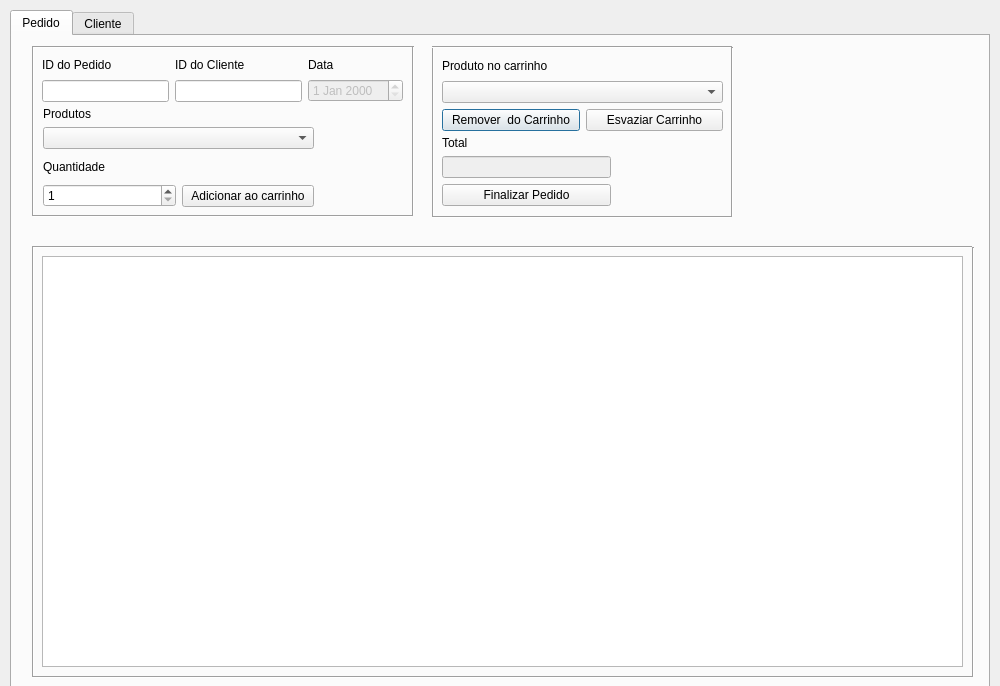
<?xml version="1.0" encoding="UTF-8"?>
<ui version="4.0">
 <class>AreaCliente</class>
 <widget class="QDialog" name="AreaCliente">
  <property name="geometry">
   <rect>
    <x>0</x>
    <y>0</y>
    <width>1000</width>
    <height>686</height>
   </rect>
  </property>
  <property name="windowTitle">
   <string>ÁREA DO CLIENTE</string>
  </property>
  <widget class="QTabWidget" name="tabWidget">
   <property name="geometry">
    <rect>
     <x>10</x>
     <y>10</y>
     <width>980</width>
     <height>701</height>
    </rect>
   </property>
   <property name="currentIndex">
    <number>0</number>
   </property>
   <widget class="QWidget" name="tabPedido">
    <attribute name="title">
     <string>Pedido</string>
    </attribute>
    <widget class="QWidget" name="layoutWidget">
     <property name="geometry">
      <rect>
       <x>30</x>
       <y>20</y>
       <width>361</width>
       <height>46</height>
      </rect>
     </property>
     <layout class="QHBoxLayout" name="horizontalLayout_4">
      <item>
       <layout class="QVBoxLayout" name="verticalLayout_9">
        <item>
         <widget class="QLabel" name="label_3">
          <property name="text">
           <string>ID do Pedido</string>
          </property>
         </widget>
        </item>
        <item>
         <widget class="QLineEdit" name="lineEditACPIDPedido"/>
        </item>
       </layout>
      </item>
      <item>
       <layout class="QVBoxLayout" name="verticalLayout_8">
        <item>
         <widget class="QLabel" name="label_4">
          <property name="text">
           <string>ID do Cliente</string>
          </property>
         </widget>
        </item>
        <item>
         <widget class="QLineEdit" name="lineEditACPIDCliente"/>
        </item>
       </layout>
      </item>
      <item>
       <layout class="QVBoxLayout" name="verticalLayout_7">
        <item>
         <widget class="QLabel" name="label_2">
          <property name="text">
           <string>Data</string>
          </property>
         </widget>
        </item>
        <item>
         <widget class="QDateEdit" name="dateEditACPData">
          <property name="enabled">
           <bool>false</bool>
          </property>
         </widget>
        </item>
       </layout>
      </item>
     </layout>
    </widget>
    <widget class="QWidget" name="layoutWidget">
     <property name="geometry">
      <rect>
       <x>31</x>
       <y>70</y>
       <width>271</width>
       <height>43</height>
      </rect>
     </property>
     <layout class="QVBoxLayout" name="verticalLayout_10">
      <item>
       <widget class="QLabel" name="label_5">
        <property name="text">
         <string>Produtos</string>
        </property>
       </widget>
      </item>
      <item>
       <widget class="QComboBox" name="comboBoxACPProdutos"/>
      </item>
     </layout>
    </widget>
    <widget class="QWidget" name="layoutWidget">
     <property name="geometry">
      <rect>
       <x>430</x>
       <y>20</y>
       <width>281</width>
       <height>75</height>
      </rect>
     </property>
     <layout class="QVBoxLayout" name="verticalLayout_12">
      <item>
       <widget class="QLabel" name="label_7">
        <property name="text">
         <string>Produto no carrinho</string>
        </property>
       </widget>
      </item>
      <item>
       <widget class="QComboBox" name="comboBoxACPCarrinho"/>
      </item>
      <item>
       <layout class="QHBoxLayout" name="horizontalLayout_5">
        <item>
         <widget class="QPushButton" name="pushButtonACPERemoverCarrinho">
          <property name="text">
           <string>Remover  do Carrinho</string>
          </property>
          <property name="icon">
           <iconset resource="Recursos.qrc">
            <normaloff>:/img/img/rmcarrinho.png</normaloff>:/img/img/rmcarrinho.png</iconset>
          </property>
         </widget>
        </item>
        <item>
         <widget class="QPushButton" name="pushButtonACPEsvaziarCarrinho">
          <property name="text">
           <string>Esvaziar Carrinho</string>
          </property>
          <property name="icon">
           <iconset resource="Recursos.qrc">
            <normaloff>:/img/img/clscarrinho.png</normaloff>:/img/img/clscarrinho.png</iconset>
          </property>
         </widget>
        </item>
       </layout>
      </item>
     </layout>
    </widget>
    <widget class="QWidget" name="layoutWidget">
     <property name="geometry">
      <rect>
       <x>430</x>
       <y>100</y>
       <width>169</width>
       <height>70</height>
      </rect>
     </property>
     <layout class="QVBoxLayout" name="verticalLayout_13">
      <item>
       <widget class="QLabel" name="label">
        <property name="text">
         <string>Total</string>
        </property>
       </widget>
      </item>
      <item>
       <widget class="QLineEdit" name="lineEditACPTotal">
        <property name="enabled">
         <bool>false</bool>
        </property>
       </widget>
      </item>
      <item>
       <widget class="QPushButton" name="pushButtonACPFinalizarPedido">
        <property name="text">
         <string>Finalizar Pedido</string>
        </property>
       </widget>
      </item>
     </layout>
    </widget>
    <widget class="QTextBrowser" name="textBrowserACPCarrinho">
     <property name="enabled">
      <bool>true</bool>
     </property>
     <property name="geometry">
      <rect>
       <x>30</x>
       <y>220</y>
       <width>921</width>
       <height>411</height>
      </rect>
     </property>
    </widget>
    <widget class="Line" name="line">
     <property name="geometry">
      <rect>
       <x>20</x>
       <y>10</y>
       <width>380</width>
       <height>3</height>
      </rect>
     </property>
     <property name="orientation">
      <enum>Qt::Horizontal</enum>
     </property>
    </widget>
    <widget class="Line" name="line_2">
     <property name="geometry">
      <rect>
       <x>20</x>
       <y>10</y>
       <width>3</width>
       <height>170</height>
      </rect>
     </property>
     <property name="orientation">
      <enum>Qt::Vertical</enum>
     </property>
    </widget>
    <widget class="Line" name="line_3">
     <property name="geometry">
      <rect>
       <x>21</x>
       <y>179</y>
       <width>380</width>
       <height>3</height>
      </rect>
     </property>
     <property name="orientation">
      <enum>Qt::Horizontal</enum>
     </property>
    </widget>
    <widget class="Line" name="line_4">
     <property name="geometry">
      <rect>
       <x>400</x>
       <y>10</y>
       <width>3</width>
       <height>170</height>
      </rect>
     </property>
     <property name="orientation">
      <enum>Qt::Vertical</enum>
     </property>
    </widget>
    <widget class="Line" name="line_5">
     <property name="geometry">
      <rect>
       <x>20</x>
       <y>210</y>
       <width>940</width>
       <height>3</height>
      </rect>
     </property>
     <property name="orientation">
      <enum>Qt::Horizontal</enum>
     </property>
    </widget>
    <widget class="Line" name="line_6">
     <property name="geometry">
      <rect>
       <x>20</x>
       <y>210</y>
       <width>3</width>
       <height>430</height>
      </rect>
     </property>
     <property name="orientation">
      <enum>Qt::Vertical</enum>
     </property>
    </widget>
    <widget class="Line" name="line_7">
     <property name="geometry">
      <rect>
       <x>420</x>
       <y>10</y>
       <width>3</width>
       <height>170</height>
      </rect>
     </property>
     <property name="orientation">
      <enum>Qt::Vertical</enum>
     </property>
    </widget>
    <widget class="Line" name="line_8">
     <property name="geometry">
      <rect>
       <x>20</x>
       <y>640</y>
       <width>940</width>
       <height>3</height>
      </rect>
     </property>
     <property name="orientation">
      <enum>Qt::Horizontal</enum>
     </property>
    </widget>
    <widget class="Line" name="line_9">
     <property name="geometry">
      <rect>
       <x>960</x>
       <y>211</y>
       <width>3</width>
       <height>430</height>
      </rect>
     </property>
     <property name="orientation">
      <enum>Qt::Vertical</enum>
     </property>
    </widget>
    <widget class="QLabel" name="label_14">
     <property name="enabled">
      <bool>false</bool>
     </property>
     <property name="geometry">
      <rect>
       <x>439</x>
       <y>439</y>
       <width>81</width>
       <height>61</height>
      </rect>
     </property>
     <property name="text">
      <string/>
     </property>
     <property name="pixmap">
      <pixmap resource="Recursos.qrc">:/img/img/cesta.png</pixmap>
     </property>
     <property name="scaledContents">
      <bool>true</bool>
     </property>
    </widget>
    <widget class="Line" name="line_10">
     <property name="geometry">
      <rect>
       <x>420</x>
       <y>10</y>
       <width>300</width>
       <height>3</height>
      </rect>
     </property>
     <property name="orientation">
      <enum>Qt::Horizontal</enum>
     </property>
    </widget>
    <widget class="Line" name="line_11">
     <property name="geometry">
      <rect>
       <x>420</x>
       <y>180</y>
       <width>300</width>
       <height>3</height>
      </rect>
     </property>
     <property name="orientation">
      <enum>Qt::Horizontal</enum>
     </property>
    </widget>
    <widget class="Line" name="line_12">
     <property name="geometry">
      <rect>
       <x>719</x>
       <y>11</y>
       <width>3</width>
       <height>170</height>
      </rect>
     </property>
     <property name="orientation">
      <enum>Qt::Vertical</enum>
     </property>
    </widget>
    <widget class="QWidget" name="layoutWidget">
     <property name="geometry">
      <rect>
       <x>31</x>
       <y>120</y>
       <width>271</width>
       <height>51</height>
      </rect>
     </property>
     <layout class="QHBoxLayout" name="horizontalLayout_6">
      <item>
       <layout class="QVBoxLayout" name="verticalLayout_11">
        <item>
         <widget class="QLabel" name="label_6">
          <property name="text">
           <string>Quantidade</string>
          </property>
         </widget>
        </item>
        <item>
         <widget class="QSpinBox" name="spinBoxACPQuantidade">
          <property name="minimum">
           <number>1</number>
          </property>
          <property name="maximum">
           <number>100000</number>
          </property>
         </widget>
        </item>
       </layout>
      </item>
      <item>
       <layout class="QVBoxLayout" name="verticalLayout_14">
        <item>
         <widget class="QLabel" name="label_8">
          <property name="text">
           <string/>
          </property>
         </widget>
        </item>
        <item>
         <widget class="QPushButton" name="pushButtonACPAdicionarCarrinho">
          <property name="text">
           <string>Adicionar ao carrinho</string>
          </property>
          <property name="icon">
           <iconset resource="Recursos.qrc">
            <normaloff>:/img/img/addcarrinho.png</normaloff>:/img/img/addcarrinho.png</iconset>
          </property>
          <property name="iconSize">
           <size>
            <width>16</width>
            <height>16</height>
           </size>
          </property>
          <property name="flat">
           <bool>false</bool>
          </property>
         </widget>
        </item>
       </layout>
      </item>
     </layout>
    </widget>
   </widget>
   <widget class="QWidget" name="tabCliente">
    <attribute name="title">
     <string>Cliente</string>
    </attribute>
    <widget class="QWidget" name="layoutWidget">
     <property name="geometry">
      <rect>
       <x>30</x>
       <y>20</y>
       <width>421</width>
       <height>273</height>
      </rect>
     </property>
     <layout class="QVBoxLayout" name="verticalLayout_4">
      <item>
       <layout class="QVBoxLayout" name="verticalLayout">
        <item>
         <widget class="QLabel" name="label_9">
          <property name="text">
           <string>&lt;html&gt;&lt;head/&gt;&lt;body&gt;&lt;p&gt;ID&lt;/p&gt;&lt;/body&gt;&lt;/html&gt;</string>
          </property>
         </widget>
        </item>
        <item>
         <layout class="QHBoxLayout" name="horizontalLayout_2">
          <item>
           <widget class="QLineEdit" name="lineEditACCID"/>
          </item>
          <item>
           <spacer name="horizontalSpacer">
            <property name="orientation">
             <enum>Qt::Horizontal</enum>
            </property>
            <property name="sizeHint" stdset="0">
             <size>
              <width>40</width>
              <height>20</height>
             </size>
            </property>
           </spacer>
          </item>
         </layout>
        </item>
       </layout>
      </item>
      <item>
       <layout class="QVBoxLayout" name="verticalLayout_2">
        <item>
         <widget class="QLabel" name="label_10">
          <property name="text">
           <string>Nome</string>
          </property>
         </widget>
        </item>
        <item>
         <widget class="QLineEdit" name="lineEditACCNome"/>
        </item>
       </layout>
      </item>
      <item>
       <layout class="QVBoxLayout" name="verticalLayout_3">
        <item>
         <widget class="QLabel" name="label_11">
          <property name="text">
           <string>Endereço</string>
          </property>
         </widget>
        </item>
        <item>
         <widget class="QLineEdit" name="lineEditACCEndereco"/>
        </item>
       </layout>
      </item>
      <item>
       <layout class="QHBoxLayout" name="horizontalLayout">
        <item>
         <layout class="QVBoxLayout" name="verticalLayout_6">
          <item>
           <widget class="QLabel" name="label_12">
            <property name="text">
             <string>Telefone</string>
            </property>
           </widget>
          </item>
          <item>
           <widget class="QLineEdit" name="lineEditACCTelefone"/>
          </item>
         </layout>
        </item>
        <item>
         <layout class="QVBoxLayout" name="verticalLayout_5">
          <item>
           <widget class="QLabel" name="label_13">
            <property name="text">
             <string>CPF</string>
            </property>
           </widget>
          </item>
          <item>
           <widget class="QLineEdit" name="lineEditACCCPF">
            <property name="enabled">
             <bool>true</bool>
            </property>
           </widget>
          </item>
         </layout>
        </item>
       </layout>
      </item>
      <item>
       <layout class="QHBoxLayout" name="horizontalLayout_3">
        <item>
         <widget class="QLabel" name="label_15">
          <property name="text">
           <string/>
          </property>
         </widget>
        </item>
        <item>
         <spacer name="horizontalSpacer_4">
          <property name="orientation">
           <enum>Qt::Horizontal</enum>
          </property>
          <property name="sizeHint" stdset="0">
           <size>
            <width>40</width>
            <height>20</height>
           </size>
          </property>
         </spacer>
        </item>
        <item>
         <widget class="QPushButton" name="pushButtonACCAlterar">
          <property name="text">
           <string>Alterar meus dados</string>
          </property>
         </widget>
        </item>
        <item>
         <spacer name="horizontalSpacer_3">
          <property name="orientation">
           <enum>Qt::Horizontal</enum>
          </property>
          <property name="sizeHint" stdset="0">
           <size>
            <width>40</width>
            <height>20</height>
           </size>
          </property>
         </spacer>
        </item>
        <item>
         <widget class="QLabel" name="label_16">
          <property name="text">
           <string/>
          </property>
         </widget>
        </item>
       </layout>
      </item>
     </layout>
    </widget>
    <widget class="QTextBrowser" name="textBrowserACCListar">
     <property name="enabled">
      <bool>true</bool>
     </property>
     <property name="geometry">
      <rect>
       <x>30</x>
       <y>340</y>
       <width>921</width>
       <height>291</height>
      </rect>
     </property>
    </widget>
    <widget class="Line" name="line_13">
     <property name="geometry">
      <rect>
       <x>20</x>
       <y>300</y>
       <width>440</width>
       <height>3</height>
      </rect>
     </property>
     <property name="orientation">
      <enum>Qt::Horizontal</enum>
     </property>
    </widget>
    <widget class="Line" name="line_14">
     <property name="geometry">
      <rect>
       <x>20</x>
       <y>10</y>
       <width>3</width>
       <height>290</height>
      </rect>
     </property>
     <property name="orientation">
      <enum>Qt::Vertical</enum>
     </property>
    </widget>
    <widget class="Line" name="line_15">
     <property name="geometry">
      <rect>
       <x>20</x>
       <y>10</y>
       <width>440</width>
       <height>3</height>
      </rect>
     </property>
     <property name="orientation">
      <enum>Qt::Horizontal</enum>
     </property>
    </widget>
    <widget class="Line" name="line_16">
     <property name="geometry">
      <rect>
       <x>459</x>
       <y>11</y>
       <width>3</width>
       <height>290</height>
      </rect>
     </property>
     <property name="orientation">
      <enum>Qt::Vertical</enum>
     </property>
    </widget>
    <widget class="Line" name="line_17">
     <property name="geometry">
      <rect>
       <x>20</x>
       <y>330</y>
       <width>940</width>
       <height>3</height>
      </rect>
     </property>
     <property name="orientation">
      <enum>Qt::Horizontal</enum>
     </property>
    </widget>
    <widget class="Line" name="line_18">
     <property name="geometry">
      <rect>
       <x>20</x>
       <y>330</y>
       <width>3</width>
       <height>310</height>
      </rect>
     </property>
     <property name="orientation">
      <enum>Qt::Vertical</enum>
     </property>
    </widget>
    <widget class="Line" name="line_19">
     <property name="geometry">
      <rect>
       <x>20</x>
       <y>640</y>
       <width>940</width>
       <height>3</height>
      </rect>
     </property>
     <property name="orientation">
      <enum>Qt::Horizontal</enum>
     </property>
    </widget>
    <widget class="Line" name="line_20">
     <property name="geometry">
      <rect>
       <x>959</x>
       <y>330</y>
       <width>3</width>
       <height>310</height>
      </rect>
     </property>
     <property name="orientation">
      <enum>Qt::Vertical</enum>
     </property>
    </widget>
    <widget class="QLabel" name="label_17">
     <property name="enabled">
      <bool>false</bool>
     </property>
     <property name="geometry">
      <rect>
       <x>470</x>
       <y>470</y>
       <width>61</width>
       <height>51</height>
      </rect>
     </property>
     <property name="text">
      <string/>
     </property>
     <property name="pixmap">
      <pixmap resource="Recursos.qrc">:/img/img/cesta.png</pixmap>
     </property>
     <property name="scaledContents">
      <bool>true</bool>
     </property>
    </widget>
   </widget>
  </widget>
 </widget>
 <tabstops>
  <tabstop>tabWidget</tabstop>
  <tabstop>lineEditACPIDPedido</tabstop>
  <tabstop>lineEditACPIDCliente</tabstop>
  <tabstop>dateEditACPData</tabstop>
  <tabstop>comboBoxACPProdutos</tabstop>
  <tabstop>spinBoxACPQuantidade</tabstop>
  <tabstop>pushButtonACPAdicionarCarrinho</tabstop>
  <tabstop>comboBoxACPCarrinho</tabstop>
  <tabstop>pushButtonACPERemoverCarrinho</tabstop>
  <tabstop>pushButtonACPEsvaziarCarrinho</tabstop>
  <tabstop>lineEditACPTotal</tabstop>
  <tabstop>pushButtonACPFinalizarPedido</tabstop>
  <tabstop>textBrowserACPCarrinho</tabstop>
  <tabstop>lineEditACCID</tabstop>
  <tabstop>lineEditACCNome</tabstop>
  <tabstop>lineEditACCEndereco</tabstop>
  <tabstop>lineEditACCTelefone</tabstop>
  <tabstop>lineEditACCCPF</tabstop>
  <tabstop>pushButtonACCAlterar</tabstop>
  <tabstop>textBrowserACCListar</tabstop>
 </tabstops>
 <resources>
  <include location="Recursos.qrc"/>
 </resources>
 <connections/>
</ui>
